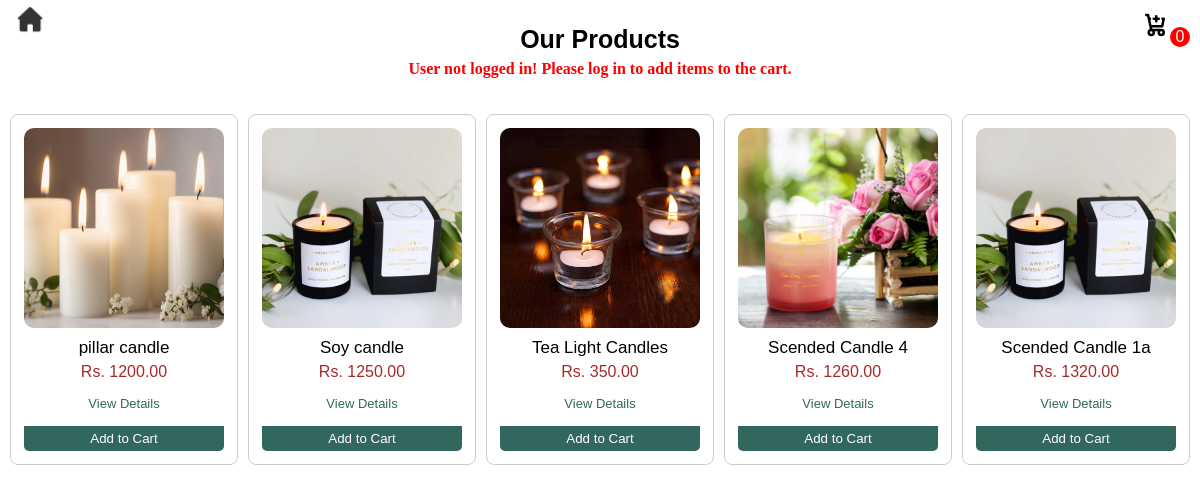
/Prod/products.php, run on an earlier commit of the app's database.
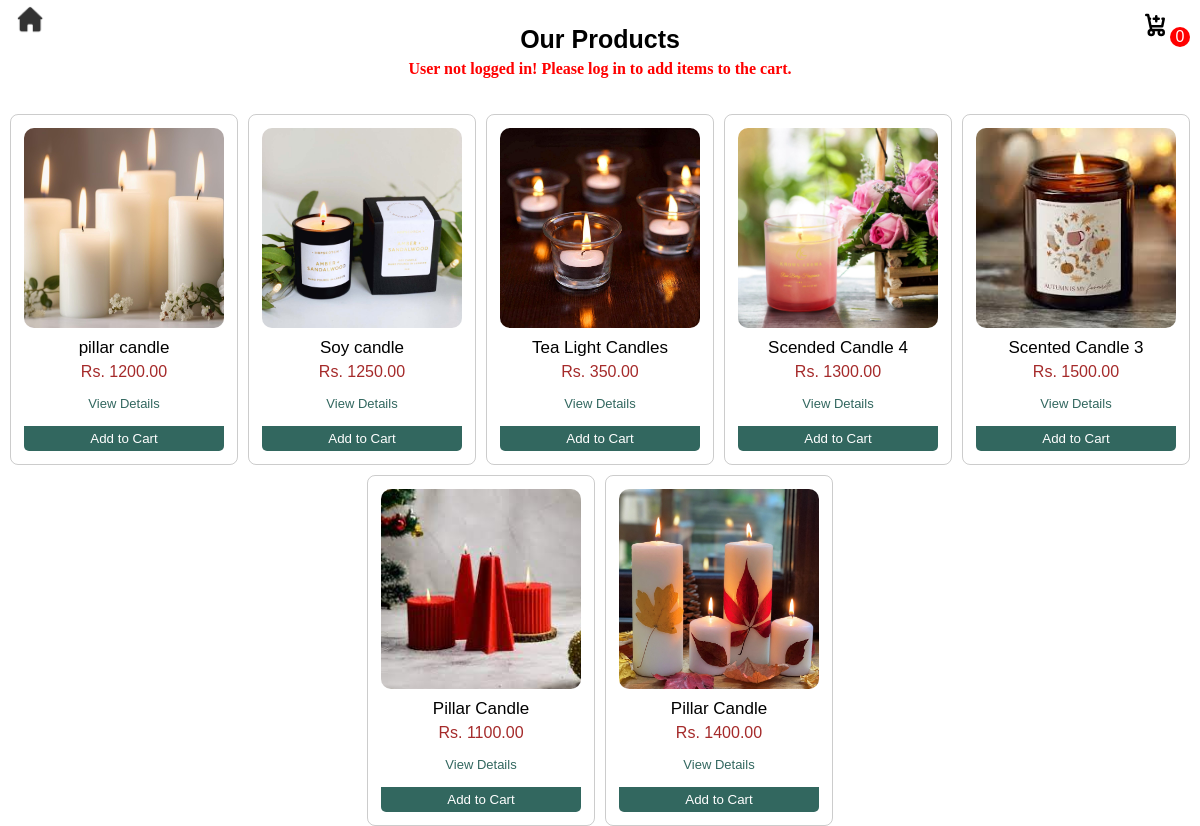
And on a later commit of the database.
### tables this page shows
CREATE TABLE `products` (
  `prod_id` int(12) NOT NULL,
  `prod_name` varchar(50) NOT NULL,
  `prod_description` varchar(200) NOT NULL,
  `prod_price` int(12) NOT NULL,
  `prod_image` varchar(255) NOT NULL,
  `prod_status` varchar(30) NOT NULL,
  `prod_category` varchar(50) DEFAULT NULL
);

### Prod/prodview.php (the view, shortened to what this page needs)
<div class="prod-page">
<?php
require_once '../db.inc.php';
$sql = "SELECT * FROM `products`";
$result = mysqli_query($conn, $sql);
if (mysqli_num_rows($result) > 0) {
    while ($row = mysqli_fetch_assoc($result)) {
        ?>
        <div class="prodlist">
            <div class="card">
                <img src="../Addmin/Addproducts/products/<?php echo $row['prod_image']; ?>"
                     alt="Product Image"
                     class="product-image">
                <h2 class="product-name"> <?php echo $row['prod_name'] ?></h2>
                <p class="prod-price"> Rs. <?php echo $row['prod_price'] ?>.00 </p>
                <form method = "POST" action="">
                        <button class="viewprod" onclick = openprod() > View Details</button>
                        <button class="addcart" type="submit" name = "addcart">Add to Cart</button>
                    </form>
                </div>
            </div>
        <?php
    }
} else {
    echo "No products found.";
}
?>
</div>

### Prod/products.php (shortened to what this page needs)
<?php
require '../db.inc.php';
$isLoggedIn = isset($_SESSION['username']);
?>
<!DOCTYPE html>
<html lang="en">
<head>
    <link rel="stylesheet" href="Prod.css">
</head>
<body>
<div class="prod-page">
<?php if (!$isLoggedIn): ?>
        <div class="error-msg" style="color: red; font-weight: bold; margin:10px;">
            User not logged in! Please log in to add items to the cart.
        </div>
    <?php endif; ?>
    <div class="page1">
        <div class="head">
            <div class="header">
                <a class="Backhome" href="../Home Page/Candles Online Shop.php">
                    <img src="../Images/Prod/Backhome.png">
                </a>
                <h2>Our Products</h2>
                <a href="../Cart/cart.php" id="icon-cart" class="cart-icon">
                    <svg fill="none" viewBox="0 0 24 24">
                        <path stroke="currentColor" stroke-linecap="round" stroke-linejoin="round" stroke-width="2" d="M5 4h1.5L9 16m0 0h8m-8 0a2 2 0 1 0 0 4 2 2 0 0 0 0-4Zm8 0a2 2 0 1 0 0 4 2 2 0 0 0 0-4Zm-8.5-3h9.25L19 7h-1M8 7h-.688M13 5v4m-2-2h4"/>
                    </svg>
                    <?php
                    if (isset($_SESSION['username'])) {
                        $username = $_SESSION['username'];
                        $sql = mysqli_query($conn,"SELECT * FROM `cart` WHERE user_name = '$username'");
                        if (mysqli_num_rows($sql) > 0 ) {
                                $row = mysqli_num_rows($sql);
                                $row = $row;
                        }
                    }
                    else {
                        $row = "0";
                    }
                    ?>
                    <span class="cart-count"> <?php echo $row?> </span>
                </a>
            </div>
        <div class="prod-page">
                 <?php require_once 'prodview.php'; ?>
            </div>
    </div>

### Prod/Prod.css (style rules this page uses)
* { margin: 0px; padding: 0px; }
body { width:100%; height: 100%; z-index:-2; }
button { cursor: pointer; }
.error-msg { position: absolute; top:50px; }
.head { width: 100%; }
.header { font-family: 'Poppins', sans-serif; height: auto; width: 100%; display: flex; justify-content: center; align-items: center; z-index: 2; }
.header h2 { font-size: 25px; font-weight: 600; text-align: center; }
.Backhome img { width: 30px; height: 30px; padding: 5px; margin-left: 10px; position: absolute; left: 0px; top:0px; }
.cart-icon { position: absolute; right: 0px; top: 0px; margin: 10px; margin-right: 30px; }
.cart-icon svg { width: 30px; height: 30px; color: black; }
.cart-icon span { display: flex; width: 20px; height: 20px; background-color: red; justify-content: center; align-items: center; color: white; border-radius: 50%; position: absolute; top: 50%; left: 100%; }
.prod-page { width: 100%; display: flex; justify-content: center; align-items: center; padding-top: 25px; flex-wrap: wrap; gap: 10px; }
.prodlist { display: flex; flex-direction: column; align-items: center; font-family: 'Poppins', sans-serif; max-width: 300px; }
.card { width: auto; display: flex; flex-direction:column ; align-items: center; padding: 3px; border-radius: 8px; border: 1px solid rgba(0, 0, 0, 0.2); overflow: hidden; }
.card img { width:200px; height:200px; padding: 10px; border-radius: 20px; object-fit: cover; }
.prodlist .product-name { margin: 5px; margin-top: 0px; width: 100%; display: flex; align-items: center; justify-content: center; flex-direction: column; font-weight: 500; font-size: 17px; }
.prodlist .prod-price { text-align: center; color: brown; }
.prodlist .addcart { border: none; background-color: #32675F; padding:5px; width: 200px; border-radius: 0px 0px 5px 5px ; margin:10px; color:white; margin-top: 0px; }
.prodlist form { display: flex; flex-direction: column; }
.prodlist .viewprod { padding:5px; width: 200px; border-radius: 0px 0px 10px 10px ; margin:10px; border: none; background-color: transparent; color: #32675F; font-size: 13px; }

What changed in the data, as far as the page shows it:
removed products: prod_image (picture), prod_name "Scended Candle 1a", prod_price "1320"
changed products "Scended Candle 4": prod_price "1260" → "1300"
added products: prod_image (picture), prod_name "Scented Candle 3", prod_price "1500"
added products: prod_image (picture), prod_name "Pillar Candle", prod_price "1100"
added products: prod_image (picture), prod_name "Pillar Candle", prod_price "1400"
